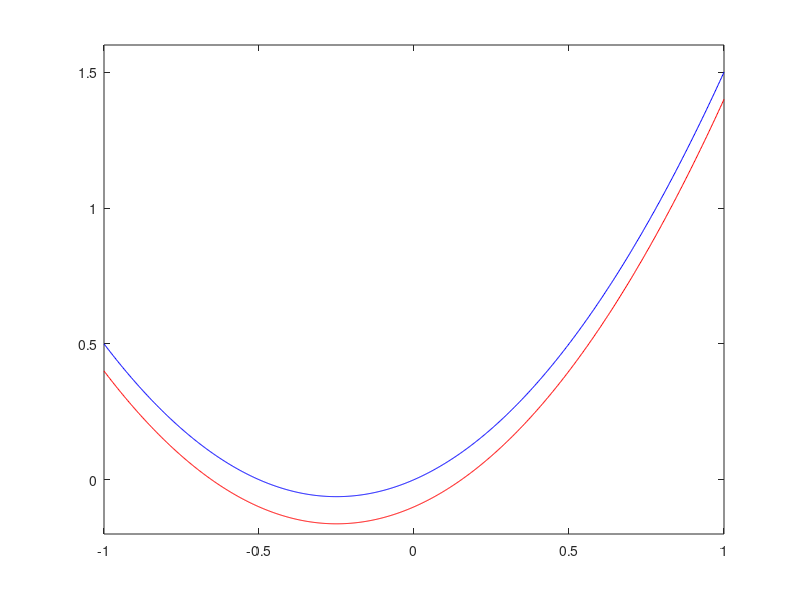

MATLAB code for this plot:
K = 0.5;
a = 0;
eps=-0.2;
x=linspace(-1, 1, 1000);
y1=x.^2 + (K-a)*x;
y2=x.^2 + (K-a)*x + eps*K;
plot(x, y1, 'b');
hold on;
plot(x, y2, 'r');
ylim([-0.2, 1.6]);